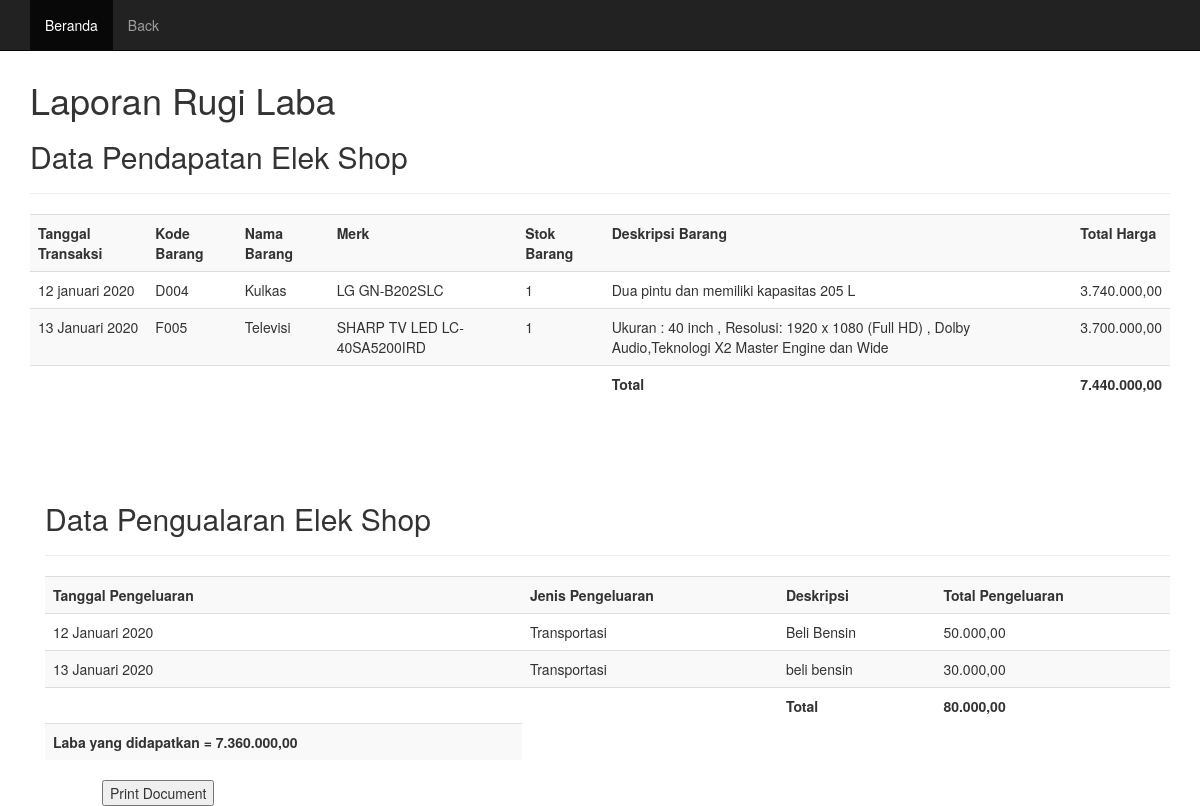
The app's page /laporan.php with its own data.
### tables this page shows
CREATE TABLE `pendapatan` (
  `tanggal` varchar(50) NOT NULL,
  `kode` varchar(6) NOT NULL,
  `barang` varchar(50) NOT NULL,
  `merk` varchar(30) NOT NULL,
  `deskripsi` varchar(100) NOT NULL,
  `stok` varchar(30) NOT NULL,
  `total` varchar(30) NOT NULL
);

CREATE TABLE `pengeluaran` (
  `tanggal` varchar(30) NOT NULL,
  `jenis` varchar(50) NOT NULL,
  `deskripsi` varchar(200) NOT NULL,
  `total` varchar(30) NOT NULL
);

### laporan.php (the view, shortened to what this page needs)
<!DOCTYPE html>
<html lang="en">
<head>
	<link href="css/bootstrap.min.css" rel="stylesheet">
</head>
<body>
	<nav class="navbar navbar-inverse navbar-fixed-top">
		<div class="container">
			<div id="navbar" class="navbar-collapse collapse">
				<ul class="nav navbar-nav">
					<li class="active"><a href="">Beranda</a></li>
						<li><a href="center2.php">Back</a></li>
				</ul>
			</div>
		</div>
	</nav>
	<div class="container">
		<div class="content">
		    <h1>Laporan Rugi Laba</h1>
			<h2>Data Pendapatan Elek Shop</h2>
			<hr />
	<div class="table-responsive">
			<table class="table table-striped table-hover">
				<tr><th>Tanggal Transaksi</th>
					<th>Kode Barang</th>
                    <th>Nama Barang</th>
					<th>Merk</th>
                    <th>Stok Barang</th>
					<th>Deskripsi Barang</th>
					<th>Total Harga</th>
	</tr>
	<?php
	include "connect.php";
	$query = "SELECT tanggal, kode, barang, merk, stok, deskripsi, total FROM pendapatan";
	$query2 = "SELECT SUM(total) FROM pendapatan";
	$sql = mysqli_query($connect, $query);
	$sql2 = mysqli_query($connect, $query2);
	while($data = mysqli_fetch_array($sql)){
	echo "<tr>";
	echo "<td>".$data['tanggal']."</td>";
	echo "<td>".$data['kode']."</td>";
	echo "<td>".$data['barang']."</td>";
	echo "<td>".$data['merk']."</td>";
	echo "<td>".$data['stok']."</td>";
	echo "<td>".$data['deskripsi']."</td>";
	echo "<td>".number_format($data['total'],2,',','.')."</td>";
	echo "</tr>";
	}
		$sum1 =0;
		while($data1 = mysqli_fetch_array($sql2)){
		echo "<tr>";
		echo "<td></td>";
		echo "<td></td>";
		echo "<td></td>";
		echo "<td></td>";
		echo "<td></td>";
		echo "<td><b>Total</b></td>";
		$sum1 = $data1['SUM(total)'];
		echo "<td><b>".number_format($data1['SUM(total)'],2,',','.')."</b></td>";
		echo "</tr>";
		}
	?>
	</table>
	<div class="container">
		<div class="content">
			<h2>Data Pengualaran Elek Shop</h2>
			<hr />
	<div class="table-responsive">
			<table class="table table-striped table-hover">
				<tr><th>Tanggal Pengeluaran</th>
                    <th>Jenis Pengeluaran</th>
					<th>Deskripsi </th>
					<th>Total Pengeluaran</th>
	</tr>
	<?php
	include "connect.php";
	$query = "SELECT tanggal, jenis, deskripsi, total FROM pengeluaran";
	$query2 = "SELECT SUM(total) FROM pengeluaran";
	$sql = mysqli_query($connect, $query);
	$sql2 = mysqli_query($connect, $query2);
	while($data = mysqli_fetch_array($sql)){
	echo "<tr>";
	echo "<td>".$data['tanggal']."</td>";
echo "<td>".$data['jenis']."</td>";
echo "<td>".$data['deskripsi']."</td>";
echo "<td>".number_format($data['total'],2,',','.')."</td>";
	echo "</tr>";
	}
	$sum2 = 0;
	while($data2 = mysqli_fetch_array($sql2)){
		echo "<tr>";
		echo "<td></td>";
		echo "<td></td>";
		echo "<td><b>Total</b></td>";
		$sum2 = $data2['SUM(total)'];
		echo "<td><b>".number_format($data2['SUM(total)'],2,',','.')."</b></td>";
		echo "</tr>";
		}
		$jumlah = $sum1 - $sum2;
		echo"<td><b>Laba yang didapatkan = " ;
		echo (number_format($jumlah,2,',','.'));
		echo "</b></td>" ;
	?>
	</table>
	<button style="margin-left:5%" onClick="print_d()">Print Document</button>
	</body>
</html>

### laporan.php (style rules this page uses)
.content { margin-top: 80px; }

### records on screen
pendapatan: tanggal "12 januari 2020", kode "D004", barang "Kulkas", merk "LG GN-B202SLC", stok "1", deskripsi "Dua pintu dan memiliki kapasitas 205 L", total "3.740.000,00"
pendapatan: tanggal "13 Januari 2020", kode "F005", barang "Televisi", merk "SHARP TV LED LC-40SA5200IRD", stok "1", deskripsi "Ukuran : 40 inch , Resolusi: 1920 x 1080 (Full HD) , Dolby Audio,Teknologi X2 Master Engine dan Wide", total "3.700.000,00"
pengeluaran: tanggal "12 Januari 2020", jenis "Transportasi", deskripsi "Beli Bensin", total "50.000,00"
pengeluaran: tanggal "13 Januari 2020", jenis "Transportasi", deskripsi "beli bensin", total "30.000,00"

### other values on screen
$data1['SUM(total)'] "7.440.000,00"
$data2['SUM(total)'] "80.000,00"
$jumlah "7.360.000,00"
